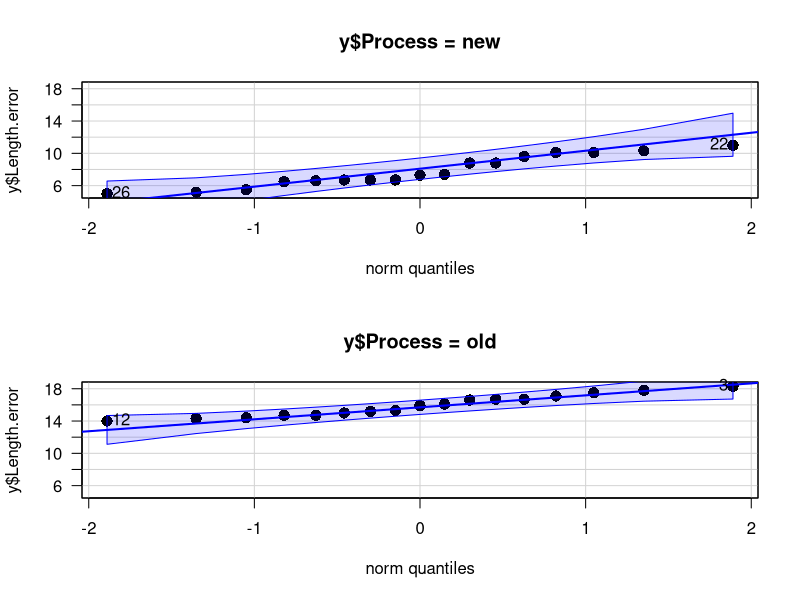
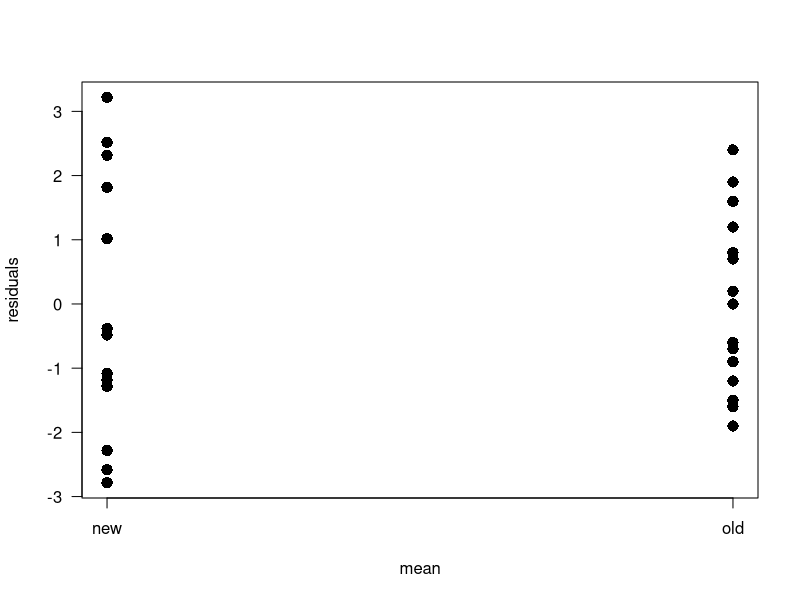
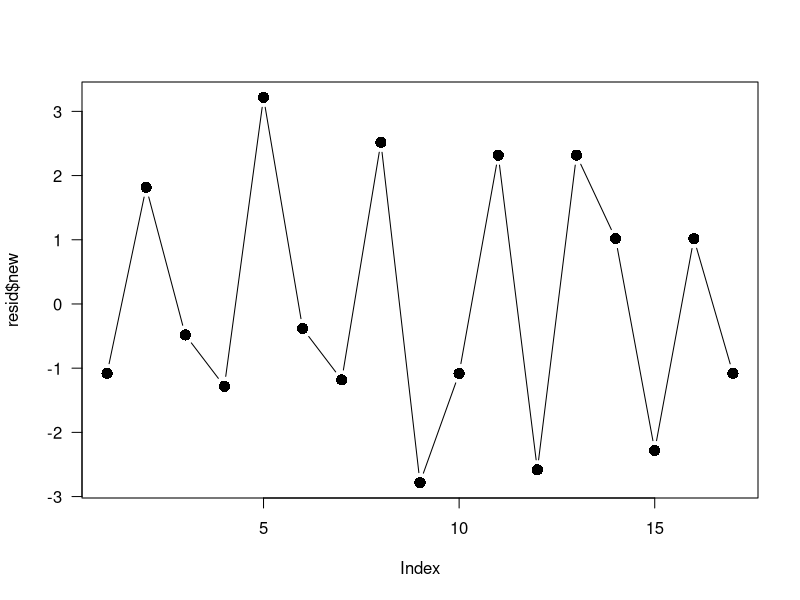
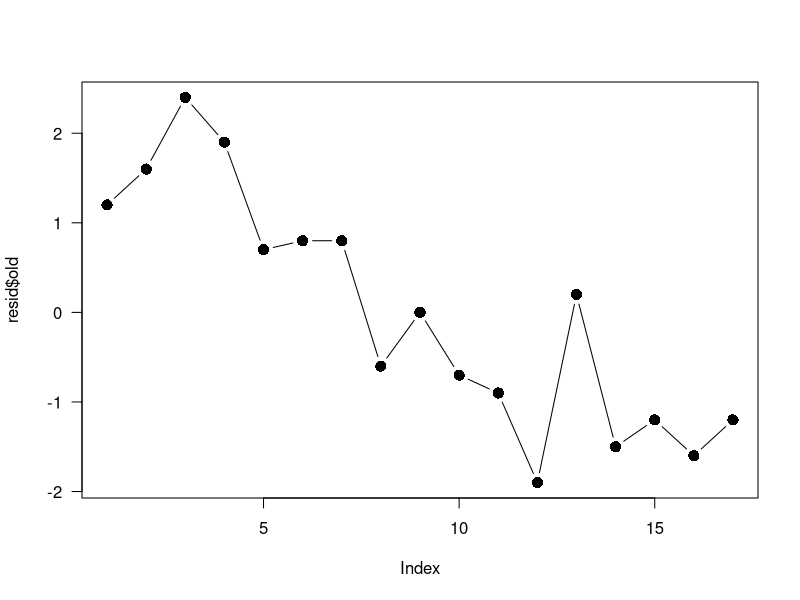

Write R code to recreate these figures, in order.
# clean workspace
# rm(list=ls())

#===================
# Calculate sample size for steel rods experiment
(ss.calc <- power.t.test(delta       = 15,
                         sd          = 15,
                         sig.level   = 0.05,
                         power       = 0.8,
                         type        = "two.sample",
                         alternative = "one.sided"))
ceiling(ss.calc$n)


# Read steelrods data from a tab-separated file, and attach it to the workspace
y <- read.table("steelrods.txt",
                header = TRUE)
print(y)

#===================
# Perform two-sample t-test to compare means 
# (assuming equal but unknown variances)
t.test(y$Length.error ~ y$Process, 
       alternative = "less", 
       mu          = 0, 
       var.equal   = TRUE, 
       conf.level  = 0.95)

#===================
# Verify the assumptions: 
#   normality, equality of variances, independence of residuals.

## Normality
### QQ-plot for each group

# pdf("../figs/steelrodsqq.pdf",
#     width=5,
#     height=10) # comment to open plot in R

library(car)
qqPlot(y$Length.error, 
       groups = y$Process, 
       cex    = 1.5, 
       pch    = 16,
       layout = c(2, 1),
       las    = 1)

# dev.off() # comment this if you commented the pdf command.

### Shapiro-Wilk test for each group
shapiro.test(y$Length.error[y$Process == "new"])
shapiro.test(y$Length.error[y$Process == "old"])


# Equality of variances: Fligner-Killeen test
fligner.test(Length.error ~ Process, data = y)

# pdf("../figs/steelrodsvar.pdf",
#     width=5,
#     height=5) # comment to open plot in R

resid <- tapply(X     = y$Length.error, 
                INDEX = y$Process, 
                FUN   = function(x){x - mean(x)})
stripchart(x = resid, 
           vertical = TRUE, 
           pch = 16, 
           cex = 1.5, 
           las = 1, 
           xlab = "mean",
           ylab = "residuals")

# dev.off() # comment this if you commented the pdf command.

# pdf("../figs/steelrodsind.pdf",
#     width=5,
#     height=5) # comment to open plot in R

plot(resid$new,
     pch = 16,
     cex = 1.5,
     type = "b",
     las = 1)

plot(resid$old,
     pch = 16,
     cex = 1.5,
     type = "b",
     las = 1)

# dev.off() # comment this if you commented the pdf command.


# Perform two-sample t-test to compare means (without assuming equal variances)
with(y,
     t.test(Length.error ~ Process,
            alternative = "two.sided",
            mu = 0,
            var.equal = FALSE,
            conf.level = 0.95))